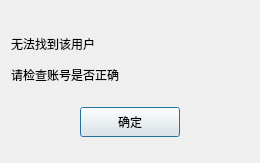
<?xml version="1.0" encoding="UTF-8"?>
<ui version="4.0">
 <class>FindFailDlg</class>
 <widget class="QDialog" name="FindFailDlg">
  <property name="geometry">
   <rect>
    <x>0</x>
    <y>0</y>
    <width>260</width>
    <height>163</height>
   </rect>
  </property>
  <property name="minimumSize">
   <size>
    <width>0</width>
    <height>0</height>
   </size>
  </property>
  <property name="maximumSize">
   <size>
    <width>16777215</width>
    <height>16777215</height>
   </size>
  </property>
  <property name="windowTitle">
   <string>Dialog</string>
  </property>
  <layout class="QVBoxLayout" name="verticalLayout">
   <item>
    <spacer name="verticalSpacer">
     <property name="orientation">
      <enum>Qt::Vertical</enum>
     </property>
     <property name="sizeType">
      <enum>QSizePolicy::Fixed</enum>
     </property>
     <property name="sizeHint" stdset="0">
      <size>
       <width>20</width>
       <height>20</height>
      </size>
     </property>
    </spacer>
   </item>
   <item>
    <widget class="QLabel" name="fail_tip">
     <property name="minimumSize">
      <size>
       <width>0</width>
       <height>25</height>
      </size>
     </property>
     <property name="maximumSize">
      <size>
       <width>16777215</width>
       <height>25</height>
      </size>
     </property>
     <property name="text">
      <string>无法找到该用户</string>
     </property>
    </widget>
   </item>
   <item>
    <widget class="QLabel" name="fail_tip2">
     <property name="minimumSize">
      <size>
       <width>0</width>
       <height>25</height>
      </size>
     </property>
     <property name="maximumSize">
      <size>
       <width>16777215</width>
       <height>25</height>
      </size>
     </property>
     <property name="text">
      <string>请检查账号是否正确</string>
     </property>
    </widget>
   </item>
   <item>
    <widget class="QWidget" name="widget" native="true">
     <layout class="QHBoxLayout" name="horizontalLayout">
      <item>
       <widget class="ClickedBtn" name="fail_sure_btn">
        <property name="minimumSize">
         <size>
          <width>100</width>
          <height>30</height>
         </size>
        </property>
        <property name="maximumSize">
         <size>
          <width>100</width>
          <height>30</height>
         </size>
        </property>
        <property name="text">
         <string>确定</string>
        </property>
       </widget>
      </item>
     </layout>
    </widget>
   </item>
  </layout>
 </widget>
 <customwidgets>
  <customwidget>
   <class>ClickedBtn</class>
   <extends>QPushButton</extends>
   <header location="global">clickedbtn.h</header>
  </customwidget>
 </customwidgets>
 <resources/>
 <connections/>
</ui>
